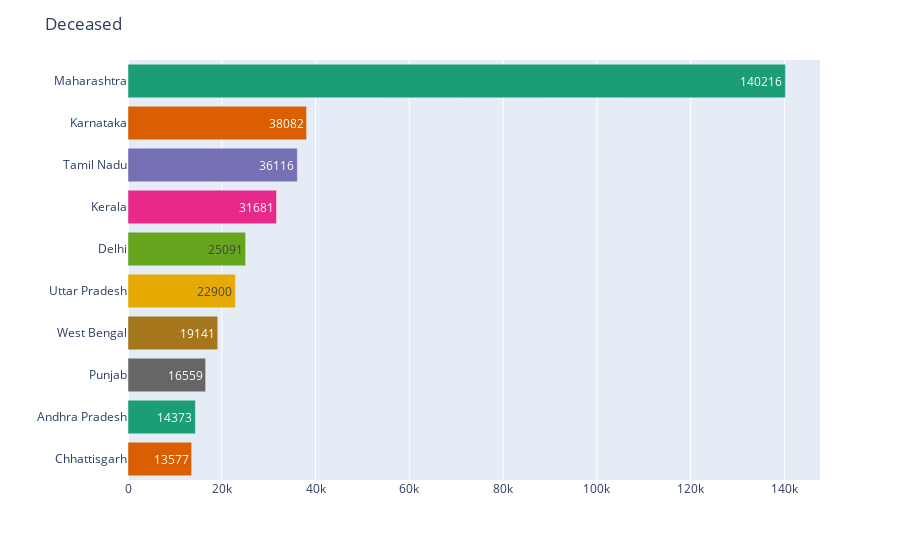

The cell this chart's notebook holds for it:
### Code cell
plot_topn_states('Deceased',  10)

### Figure 1 — Plotly figure (JSON) as saved in the notebook; plotly's stock layout.template omitted (floating-point values rounded to 4 significant figures)
{"data": [{"alignmentgroup": "True", "hovertemplate": "State=%{y}<br>Deceased=%{text}<extra></extra>", "legendgroup": "Maharashtra", "marker": {"color": "rgb(27,158,119)", "pattern": {"shape": ""}}, "name": "Maharashtra", "offsetgroup": "Maharashtra", "orientation": "h", "showlegend": true, "text": [140216], "textposition": "auto", "type": "bar", "x": [140216], "xaxis": "x", "y": ["Maharashtra"], "yaxis": "y"}, {"alignmentgroup": "True", "hovertemplate": "State=%{y}<br>Deceased=%{text}<extra></extra>", "legendgroup": "Karnataka", "marker": {"color": "rgb(217,95,2)", "pattern": {"shape": ""}}, "name": "Karnataka", "offsetgroup": "Karnataka", "orientation": "h", "showlegend": true, "text": [38082], "textposition": "auto", "type": "bar", "x": [38082], "xaxis": "x", "y": ["Karnataka"], "yaxis": "y"}, {"alignmentgroup": "True", "hovertemplate": "State=%{y}<br>Deceased=%{text}<extra></extra>", "legendgroup": "Tamil Nadu", "marker": {"color": "rgb(117,112,179)", "pattern": {"shape": ""}}, "name": "Tamil Nadu", "offsetgroup": "Tamil Nadu", "orientation": "h", "showlegend": true, "text": [36116], "textposition": "auto", "type": "bar", "x": [36116], "xaxis": "x", "y": ["Tamil Nadu"], "yaxis": "y"}, {"alignmentgroup": "True", "hovertemplate": "State=%{y}<br>Deceased=%{text}<extra></extra>", "legendgroup": "Kerala", "marker": {"color": "rgb(231,41,138)", "pattern": {"shape": ""}}, "name": "Kerala", "offsetgroup": "Kerala", "orientation": "h", "showlegend": true, "text": [31681], "textposition": "auto", "type": "bar", "x": [31681], "xaxis": "x", "y": ["Kerala"], "yaxis": "y"}, {"alignmentgroup": "True", "hovertemplate": "State=%{y}<br>Deceased=%{text}<extra></extra>", "legendgroup": "Delhi", "marker": {"color": "rgb(102,166,30)", "pattern": {"shape": ""}}, "name": "Delhi", "offsetgroup": "Delhi", "orientation": "h", "showlegend": true, "text": [25091], "textposition": "auto", "type": "bar", "x": [25091], "xaxis": "x", "y": ["Delhi"], "yaxis": "y"}, {"alignmentgroup": "True", "hovertemplate": "State=%{y}<br>Deceased=%{text}<extra></extra>", "legendgroup": "Uttar Pradesh", "marker": {"color": "rgb(230,171,2)", "pattern": {"shape": ""}}, "name": "Uttar Pradesh", "offsetgroup": "Uttar Pradesh", "orientation": "h", "showlegend": true, "text": [22900], "textposition": "auto", "type": "bar", "x": [22900], "xaxis": "x", "y": ["Uttar Pradesh"], "yaxis": "y"}, {"alignmentgroup": "True", "hovertemplate": "State=%{y}<br>Deceased=%{text}<extra></extra>", "legendgroup": "West Bengal", "marker": {"color": "rgb(166,118,29)", "pattern": {"shape": ""}}, "name": "West Bengal", "offsetgroup": "West Bengal", "orientation": "h", "showlegend": true, "text": [19141], "textposition": "auto", "type": "bar", "x": [19141], "xaxis": "x", "y": ["West Bengal"], "yaxis": "y"}, {"alignmentgroup": "True", "hovertemplate": "State=%{y}<br>Deceased=%{text}<extra></extra>", "legendgroup": "Punjab", "marker": {"color": "rgb(102,102,102)", "pattern": {"shape": ""}}, "name": "Punjab", "offsetgroup": "Punjab", "orientation": "h", "showlegend": true, "text": [16559], "textposition": "auto", "type": "bar", "x": [16559], "xaxis": "x", "y": ["Punjab"], "yaxis": "y"}, {"alignmentgroup": "True", "hovertemplate": "State=%{y}<br>Deceased=%{text}<extra></extra>", "legendgroup": "Andhra Pradesh", "marker": {"color": "rgb(27,158,119)", "pattern": {"shape": ""}}, "name": "Andhra Pradesh", "offsetgroup": "Andhra Pradesh", "orientation": "h", "showlegend": true, "text": [14373], "textposition": "auto", "type": "bar", "x": [14373], "xaxis": "x", "y": ["Andhra Pradesh"], "yaxis": "y"}, {"alignmentgroup": "True", "hovertemplate": "State=%{y}<br>Deceased=%{text}<extra></extra>", "legendgroup": "Chhattisgarh", "marker": {"color": "rgb(217,95,2)", "pattern": {"shape": ""}}, "name": "Chhattisgarh", "offsetgroup": "Chhattisgarh", "orientation": "h", "showlegend": true, "text": [13577], "textposition": "auto", "type": "bar", "x": [13577], "xaxis": "x", "y": ["Chhattisgarh"], "yaxis": "y"}], "layout": {"autosize": true, "barmode": "relative", "legend": {"title": {"text": "State"}, "tracegroupgap": 0}, "margin": {"t": 60}, "showlegend": false, "title": {"text": "Deceased"}, "xaxis": {"anchor": "y", "autorange": true, "domain": [0, 1], "range": [0, 147600.0], "title": {"text": ""}, "type": "linear"}, "yaxis": {"anchor": "x", "autorange": true, "categoryarray": ["Chhattisgarh", "Andhra Pradesh", "Punjab", "West Bengal", "Uttar Pradesh", "Delhi", "Kerala", "Tamil Nadu", "Karnataka", "Maharashtra"], "categoryorder": "total ascending", "domain": [0, 1], "range": [-0.5, 9.5], "title": {"text": ""}, "type": "category"}}}
